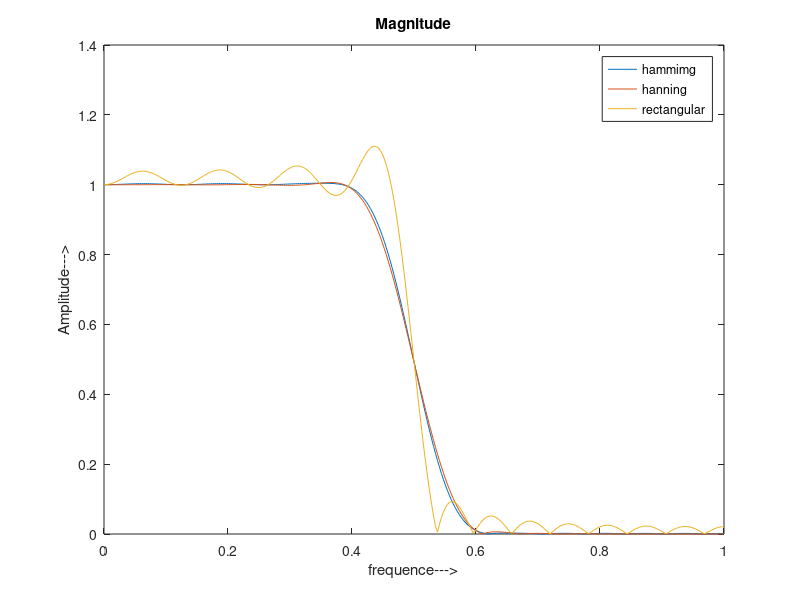
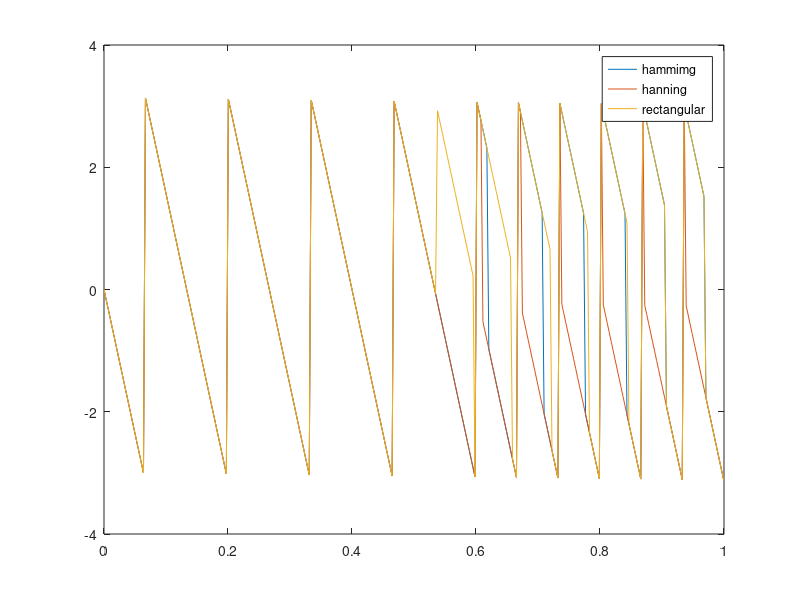

Reproduce these figures in MATLAB, in order.
clc;
close all;
N=31;
wc=0.5*pi;
A=fir1(N-1,wc/pi,'stop',hamming(N));
w=0:0.01:pi;
h=freqz(A,1,w);
A1=fir1(N-1,wc/pi,'stop',hanning(N));
w=0:0.01:pi;
h1=freqz(A1,1,w);
A2=fir1(N-1,wc/pi,'stop',rectwin(N));
w=0:0.01:pi;
h2=freqz(A2,1,w);
plot(w/pi,abs(h));
hold on;
plot(w/pi,abs(h1));
plot(w/pi,abs(h2));
legend('hammimg','hanning','rectangular');
xlabel('frequence--->');
ylabel('Amplitude--->');
title('Magnitude');

figure(2);
plot(w/pi,angle(h));
hold on;
plot(w/pi,angle(h1));
plot(w/pi,angle(h2));
legend('hammimg','hanning','rectangular');
